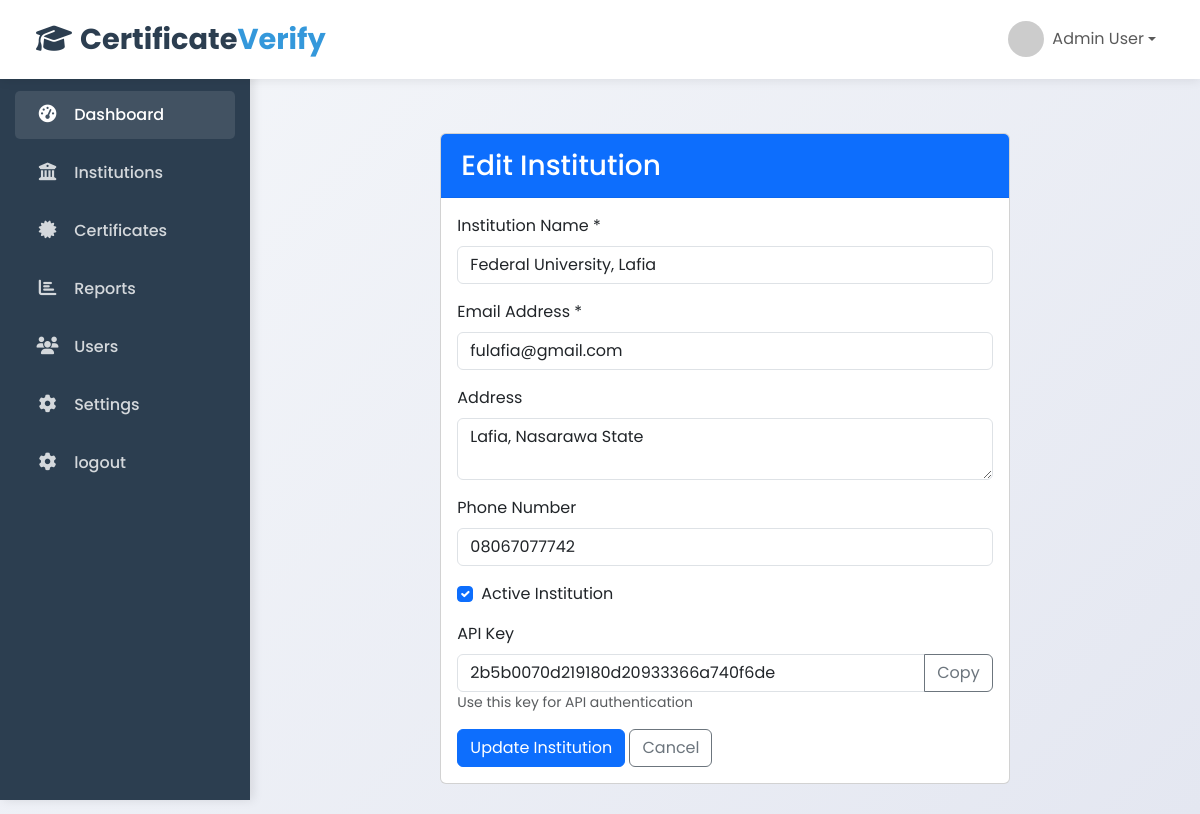
Page /admin/edit-institution.php?id=2 (signed in) on the committed database.
### tables this page shows
CREATE TABLE `institutions` (
  `id` int(11) NOT NULL,
  `name` varchar(255) NOT NULL,
  `email` varchar(255) NOT NULL,
  `password` varchar(255) NOT NULL,
  `address` text DEFAULT NULL,
  `phone` varchar(20) DEFAULT NULL,
  `api_key` varchar(255) DEFAULT NULL,
  `is_active` tinyint(1) DEFAULT 1,
  `created_at` timestamp NOT NULL DEFAULT current_timestamp(),
  `last_login` datetime DEFAULT NULL
);

### includes/db.php (called while the page is built, shortened)
<?php
class Database {
    private $conn;
    public function __construct() {
        $this->conn = new mysqli(DB_HOST, DB_USER, DB_PASS, DB_NAME);
    }
    public function prepare($sql) {
        return $this->conn->prepare($sql);
    }
}
$db = new Database();
?>

### admin/edit-institution.php (the view, shortened to what this page needs)
<?php
$institutionId = intval($_GET['id']);
global $db;
$stmt = $db->prepare("SELECT * FROM institutions WHERE id = ?");
$stmt->bind_param("i", $institutionId);
$stmt->execute();
$institution = $stmt->get_result()->fetch_assoc();
require_once '../includes/header.php';
?>
<div class="container mt-4">
    <div class="row">
        <div class="col-md-8 mx-auto">
            <div class="card">
                <div class="card-header bg-primary text-white">
                    <h3 class="mb-0">Edit Institution</h3>
                </div>
                <div class="card-body">
                    <form method="POST">
                        <div class="mb-3">
                            <label for="name" class="form-label">Institution Name *</label>
                            <input type="text" class="form-control" id="name" name="name"
                                   value="<?php echo htmlspecialchars($institution['name']); ?>" required>
                        </div>
                        <div class="mb-3">
                            <label for="email" class="form-label">Email Address *</label>
                            <input type="email" class="form-control" id="email" name="email"
                                   value="<?php echo htmlspecialchars($institution['email']); ?>" required>
                        </div>
                        <div class="mb-3">
                            <label for="address" class="form-label">Address</label>
                            <textarea class="form-control" id="address" name="address" rows="2"><?php echo htmlspecialchars($institution['address']); ?></textarea>
                        </div>
                        <div class="mb-3">
                            <label for="phone" class="form-label">Phone Number</label>
                            <input type="tel" class="form-control" id="phone" name="phone"
                                   value="<?php echo htmlspecialchars($institution['phone']); ?>">
                        </div>
                        <div class="mb-3 form-check">
                            <input type="checkbox" class="form-check-input" id="is_active" name="is_active"
                                  <?php echo $institution['is_active'] ? 'checked' : ''; ?>>
                            <label class="form-check-label" for="is_active">Active Institution</label>
                        </div>
                        <div class="mb-3">
                            <label class="form-label">API Key</label>
                            <div class="input-group">
                                <input type="text" class="form-control"
                                       value="<?php echo htmlspecialchars($institution['api_key']); ?>" readonly>
                                <button class="btn btn-outline-secondary copy-btn" type="button"
                                        data-text="<?php echo htmlspecialchars($institution['api_key']); ?>">
                                    Copy
                                </button>
                            </div>
                            <small class="text-muted">Use this key for API authentication</small>
                        </div>
                        <button type="submit" class="btn btn-primary">Update Institution</button>
                        <a href="manage-institutions.php" class="btn btn-outline-secondary">Cancel</a>
                    </form>
                </div>
            </div>
        </div>
    </div>
</div>
<?php require_once '../includes/footer.php'; ?>

### includes/header.php (style rules this page uses)
* { margin: 0; padding: 0; box-sizing: border-box; font-family: 'Poppins', sans-serif; }
body { background: linear-gradient(135deg, #f5f7fa 0%, #e4e7f1 100%); min-height: 100vh; color: #333; overflow-x: hidden; }
.card-header { background: white; padding: 15px 20px; font-weight: 600; border-bottom: 1px solid rgba(0, 0, 0, 0.05); }

### rows in the picture
institutions: name "Federal University, Lafia", email "fulafia@gmail.com", address "Lafia, Nasarawa State", phone "08067077742", is_active "☑", api_key "2b5b0070d219180d20933366a740f6de"
